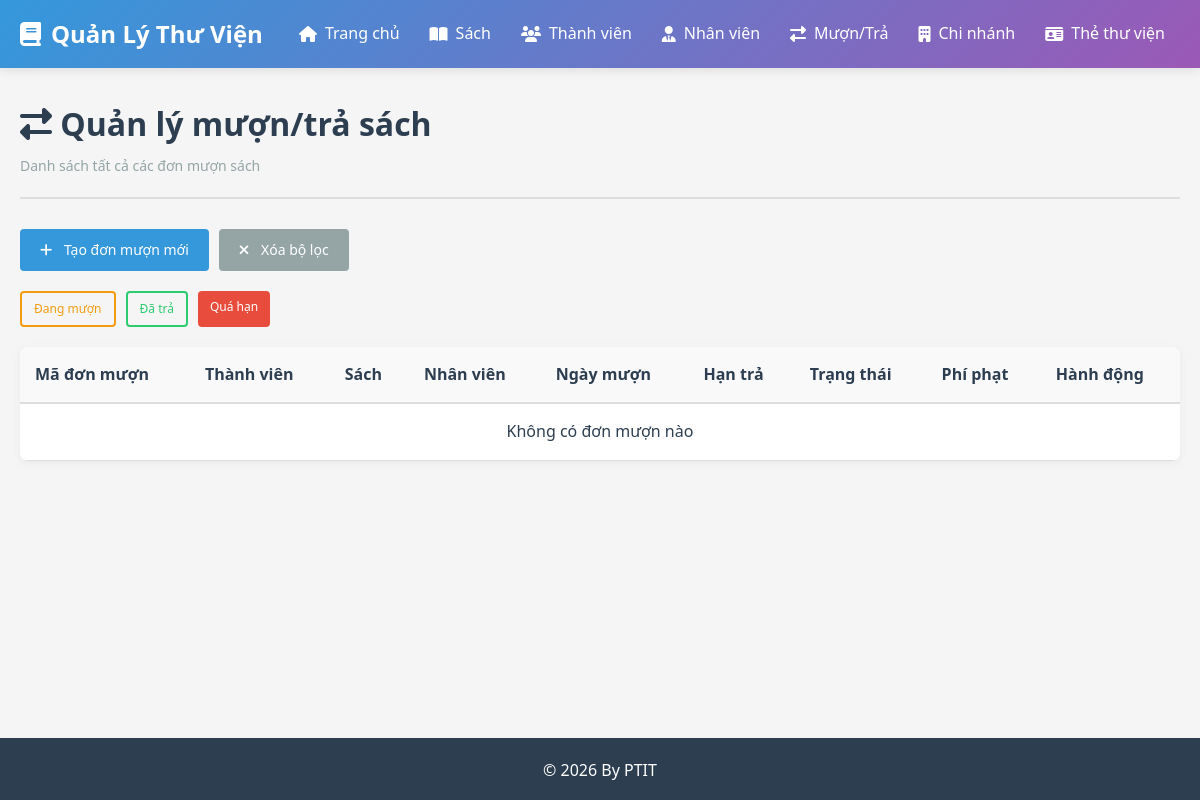
Before: /don-muon?trang_thai=Quá+hạn with the older database file.
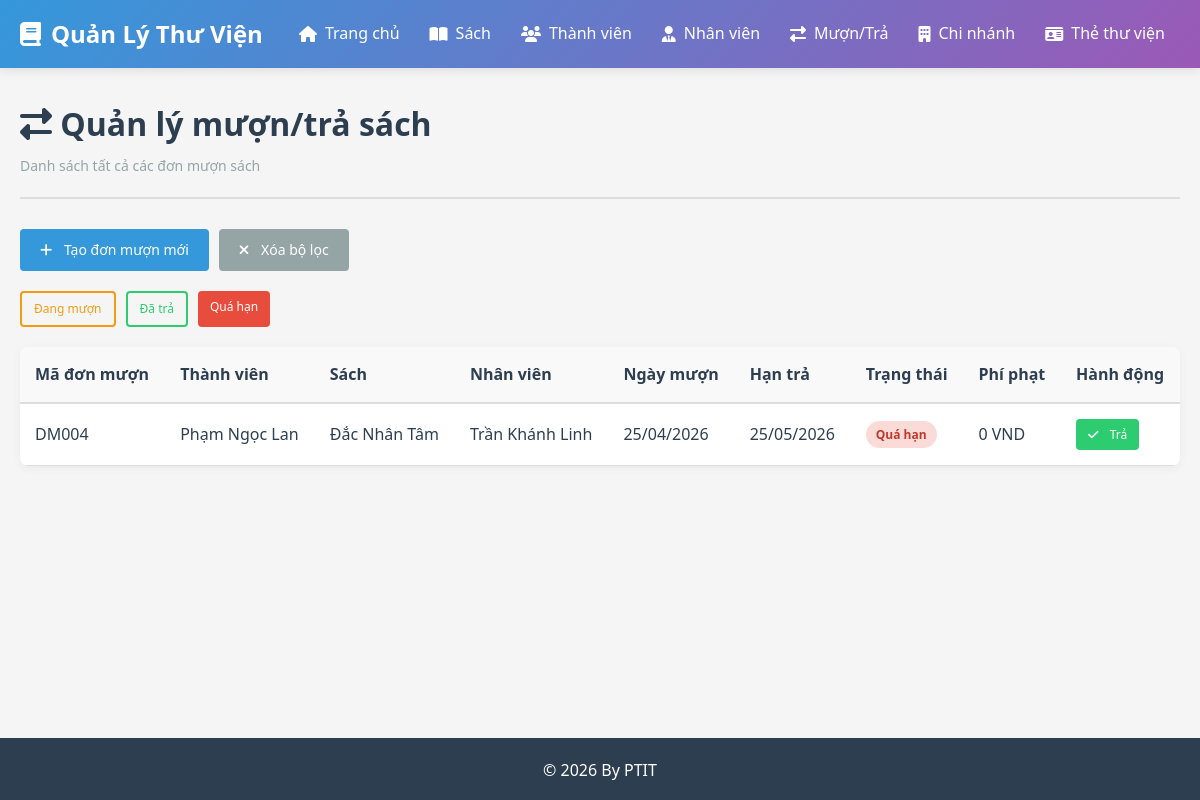
After: the same page with the newer database file.
### app/models/__init__.py (models this page shows, shortened)
class DonMuon(db.Model):
    __tablename__ = 'don_muon'
    ma_don_muon = db.Column(db.String(20), primary_key=True)
    ma_thanh_vien = db.Column(db.String(10), db.ForeignKey('thanh_vien.ma_thanh_vien'), nullable=False)
    ma_ban_sao = db.Column(db.String(20), db.ForeignKey('ban_sao.ma_ban_sao'), nullable=False)
    ma_nv = db.Column(db.String(10), db.ForeignKey('nhan_vien.ma_nv'), nullable=False)
    ngay_muon = db.Column(db.Date, default=datetime.now, nullable=False)
    han_tra = db.Column(db.Date, nullable=False)
    ngay_tra_thuc_te = db.Column(db.Date)
    phu_phat = db.Column(db.Float, default=0)
    trang_thai = db.Column(db.String(50), default='Đang mượn')  # Đang mượn, Đã trả, Quá hạn

class ThanhVien(db.Model):
    __tablename__ = 'thanh_vien'
    ma_thanh_vien = db.Column(db.String(10), primary_key=True)
    ho_ten = db.Column(db.String(150), nullable=False)
    sdt = db.Column(db.String(15))
    email = db.Column(db.String(100))
    ngay_dang_ky = db.Column(db.Date, default=datetime.now)
    ghi_chu = db.Column(db.Text)
    is_blacklisted = db.Column(db.Boolean, default=False)
    blacklist_note = db.Column(db.String(255))
    the_thu_vien = db.relationship('TheThuVien', backref='thanh_vien', lazy=True, cascade='all, delete-orphan', uselist=False)
    don_muon = db.relationship('DonMuon', backref='thanh_vien', lazy=True, cascade='all, delete-orphan')

class Sach(db.Model):
    __tablename__ = 'sach'
    ma_sach = db.Column(db.String(10), primary_key=True)
    ten_sach = db.Column(db.String(200), nullable=False)
    tac_gia = db.Column(db.String(150))
    nam_xb = db.Column(db.Integer)
    nha_xb = db.Column(db.String(150))
    so_luong = db.Column(db.Integer, default=0)
    ma_tl = db.Column(db.String(10), db.ForeignKey('thai_loai.ma_tl'), nullable=False)
    ma_ncc = db.Column(db.String(10), db.ForeignKey('nha_cung_cap.ma_ncc'))
    ban_sao = db.relationship('BanSao', backref='sach', lazy=True, cascade='all, delete-orphan')

class NhanVien(db.Model):
    __tablename__ = 'nhan_vien'
    ma_nv = db.Column(db.String(10), primary_key=True)
    ho_ten = db.Column(db.String(150), nullable=False)
    dia_chi = db.Column(db.String(255))
    sdt = db.Column(db.String(15))
    email = db.Column(db.String(100))
    ma_chi_nhanh = db.Column(db.String(10), db.ForeignKey('chi_nhanh.ma_chi_nhanh'), nullable=False)
    ngay_vao = db.Column(db.Date, default=datetime.now)
    ca_lam = db.relationship('CaLam', backref='nhan_vien', lazy=True, cascade='all, delete-orphan')
    don_muon = db.relationship('DonMuon', foreign_keys='DonMuon.ma_nv', backref='nhan_vien', lazy=True)

### app/routes/__init__.py (the view)
@bp.route('/don-muon')
def danh_sach_don_muon():
    page = request.args.get('page', 1, type=int)
    trang_thai = request.args.get('trang_thai', None)
    query = db.select(DonMuon)
    if trang_thai:
        query = query.where(DonMuon.trang_thai == trang_thai)
    don_muon = db.paginate(query, page=page, per_page=10)
    return render_template('don_muon/danh_sach.html', don_muon=don_muon, trang_thai=trang_thai)

### app/templates/don_muon/danh_sach.html (shortened to what this page needs)
{% extends "base.html" %}
{% block content %}
<div class="page-header">
    <h1><i class="fas fa-exchange-alt"></i> Quản lý mượn/trả sách</h1>
    <p>Danh sách tất cả các đơn mượn sách</p>
</div>
<div class="toolbar">
    <a href="{{ url_for('main.them_don_muon') }}" class="btn btn-primary">
        <i class="fas fa-plus"></i> Tạo đơn mượn mới
    </a>
    {% if trang_thai %}
    <a href="{{ url_for('main.danh_sach_don_muon') }}" class="btn btn-secondary">
        <i class="fas fa-times"></i> Xóa bộ lọc
    </a>
    {% endif %}
</div>
<div class="filter-bar">
    <a href="{{ url_for('main.danh_sach_don_muon', trang_thai='Đang mượn') }}" class="btn btn-sm {% if trang_thai == 'Đang mượn' %}btn-warning{% else %}btn-outline-warning{% endif %}">
        Đang mượn
    </a>
    <a href="{{ url_for('main.danh_sach_don_muon', trang_thai='Đã trả') }}" class="btn btn-sm {% if trang_thai == 'Đã trả' %}btn-success{% else %}btn-outline-success{% endif %}">
        Đã trả
    </a>
    <a href="{{ url_for('main.danh_sach_don_muon', trang_thai='Quá hạn') }}" class="btn btn-sm {% if trang_thai == 'Quá hạn' %}btn-danger{% else %}btn-outline-danger{% endif %}">
        Quá hạn
    </a>
</div>
<div class="table-responsive">
    <table class="table">
        <thead>
            <tr>
                <th>Mã đơn mượn</th>
                <th>Thành viên</th>
                <th>Sách</th>
                <th>Nhân viên</th>
                <th>Ngày mượn</th>
                <th>Hạn trả</th>
                <th>Trạng thái</th>
                <th>Phí phạt</th>
                <th>Hành động</th>
            </tr>
        </thead>
        <tbody>
            {% for dm in don_muon.items %}
            <tr>
                <td>{{ dm.ma_don_muon }}</td>
                <td>{{ dm.thanh_vien.ho_ten if dm.thanh_vien else 'N/A' }}</td>
                <td>{{ dm.ban_sao.sach.ten_sach if dm.ban_sao else 'N/A' }}</td>
                <td>{{ dm.nhan_vien.ho_ten if dm.nhan_vien else 'N/A' }}</td>
                <td>{{ dm.ngay_muon.strftime('%d/%m/%Y') }}</td>
                <td>{{ dm.han_tra.strftime('%d/%m/%Y') }}</td>
                <td>
                    {% if dm.trang_thai == 'Đang mượn' %}
                        <span class="badge badge-warning">Đang mượn</span>
                    {% elif dm.trang_thai == 'Đã trả' %}
                        <span class="badge badge-success">Đã trả</span>
                    {% else %}
                        <span class="badge badge-danger">Quá hạn</span>
                    {% endif %}
                </td>
                <td>
                    {% if dm.phu_phat > 0 %}
                        <span class="badge badge-danger">{{ dm.phu_phat|int }} VND</span>
                    {% else %}
                        0 VND
                    {% endif %}
                </td>
                <td>
                    {% if dm.trang_thai == 'Đang mượn' or dm.trang_thai == 'Quá hạn' %}
                        <a href="{{ url_for('main.tra_sach', ma_don_muon=dm.ma_don_muon) }}" class="btn btn-sm btn-success">
                            <i class="fas fa-check"></i> Trả
                        </a>
                    {% else %}
                        <span class="text-muted">-</span>
                    {% endif %}
                </td>
            </tr>
            {% else %}
            <tr>
                <td colspan="9" class="text-center">Không có đơn mượn nào</td>
            </tr>
            {% endfor %}
        </tbody>
    </table>
</div>
{% endblock %}

Changed rows visible on the page:
added DonMuon: ma_don_muon "DM004", thanh_vien "Phạm Ngọc Lan", ban_sao.sach "Đắc Nhân Tâm", nhan_vien "Trần Khánh Linh", ngay_muon "25/04/2026", han_tra "25/05/2026", trang_thai "Quá hạn", phu_phat "0 VND"
Other visible differences:
text no longer shown: "Không có đơn mượn nào"
